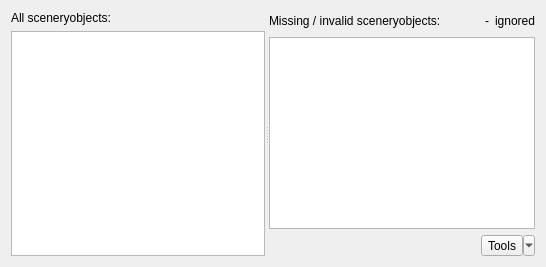
      <widget class="QWidget" name="tabObjects">
       <property name="toolTip">
        <string>Sceneryobjects on the map</string>
       </property>
       <attribute name="title">
        <string>Sceneryobjects</string>
       </attribute>
       <layout class="QVBoxLayout" name="verticalLayout_2">
        <item>
         <widget class="QSplitter" name="splitter_2">
          <property name="toolTip">
           <string/>
          </property>
          <property name="orientation">
           <enum>Qt::Horizontal</enum>
          </property>
          <widget class="QWidget" name="layoutWidget">
           <property name="toolTip">
            <string/>
           </property>
           <layout class="QVBoxLayout" name="verticalLayout_4">
            <item>
             <widget class="QLabel" name="lblObjectsAll">
              <property name="toolTip">
               <string/>
              </property>
              <property name="text">
               <string>All sceneryobjects:</string>
              </property>
              <property name="buddy">
               <cstring>lwgObjectsAll</cstring>
              </property>
             </widget>
            </item>
            <item>
             <widget class="QListWidget" name="lwgObjectsAll">
              <property name="toolTip">
               <string/>
              </property>
              <property name="selectionMode">
               <enum>QAbstractItemView::ExtendedSelection</enum>
              </property>
              <property name="viewMode">
               <enum>QListView::ListMode</enum>
              </property>
              <property name="batchSize">
               <number>300</number>
              </property>
             </widget>
            </item>
           </layout>
          </widget>
          <widget class="QWidget" name="layoutWidget">
           <property name="toolTip">
            <string/>
           </property>
           <layout class="QVBoxLayout" name="verticalLayout_5">
            <item>
             <layout class="QHBoxLayout" name="horizontalLayout_14">
              <item>
               <widget class="QLabel" name="lblObjectsMissing">
                <property name="toolTip">
                 <string/>
                </property>
                <property name="text">
                 <string>Missing / invalid sceneryobjects:</string>
                </property>
                <property name="buddy">
                 <cstring>lwgObjectsMissing</cstring>
                </property>
               </widget>
              </item>
              <item>
               <spacer name="horizontalSpacer_8">
                <property name="toolTip">
                 <string/>
                </property>
                <property name="orientation">
                 <enum>Qt::Horizontal</enum>
                </property>
                <property name="sizeHint" stdset="0">
                 <size>
                  <width>40</width>
                  <height>20</height>
                 </size>
                </property>
               </spacer>
              </item>
              <item>
               <widget class="QLabel" name="lblIgnoredObjects">
                <property name="toolTip">
                 <string/>
                </property>
                <property name="text">
                 <string notr="true">-</string>
                </property>
               </widget>
              </item>
              <item>
               <widget class="QLabel" name="lblIgnoredObjectsText">
                <property name="toolTip">
                 <string/>
                </property>
                <property name="text">
                 <string>ignored</string>
                </property>
               </widget>
              </item>
             </layout>
            </item>
            <item>
             <widget class="QListWidget" name="lwgObjectsMissing">
              <property name="toolTip">
               <string/>
              </property>
              <property name="selectionMode">
               <enum>QAbstractItemView::ExtendedSelection</enum>
              </property>
              <property name="viewMode">
               <enum>QListView::ListMode</enum>
              </property>
              <property name="batchSize">
               <number>300</number>
              </property>
             </widget>
            </item>
            <item>
             <layout class="QHBoxLayout" name="horizontalLayout_10">
              <item>
               <spacer name="horizontalSpacer_2">
                <property name="toolTip">
                 <string/>
                </property>
                <property name="orientation">
                 <enum>Qt::Horizontal</enum>
                </property>
                <property name="sizeHint" stdset="0">
                 <size>
                  <width>40</width>
                  <height>20</height>
                 </size>
                </property>
               </spacer>
              </item>
              <item>
               <widget class="QToolButton" name="tbnObjectsTools">
                <property name="sizePolicy">
                 <sizepolicy hsizetype="Fixed" vsizetype="Fixed">
                  <horstretch>0</horstretch>
                  <verstretch>0</verstretch>
                 </sizepolicy>
                </property>
                <property name="toolTip">
                 <string/>
                </property>
                <property name="text">
                 <string>Tools</string>
                </property>
                <property name="icon">
                 <iconset resource="../../ressources.qrc">
                  <normaloff>:/rec/data/icons/iconToolbox.svg</normaloff>:/rec/data/icons/iconToolbox.svg</iconset>
                </property>
                <property name="popupMode">
                 <enum>QToolButton::MenuButtonPopup</enum>
                </property>
                <property name="toolButtonStyle">
                 <enum>Qt::ToolButtonTextBesideIcon</enum>
                </property>
                <property name="autoRaise">
                 <bool>false</bool>
                </property>
                <property name="arrowType">
                 <enum>Qt::NoArrow</enum>
                </property>
               </widget>
              </item>
             </layout>
            </item>
           </layout>
          </widget>
         </widget>
        </item>
       </layout>
      </widget>
